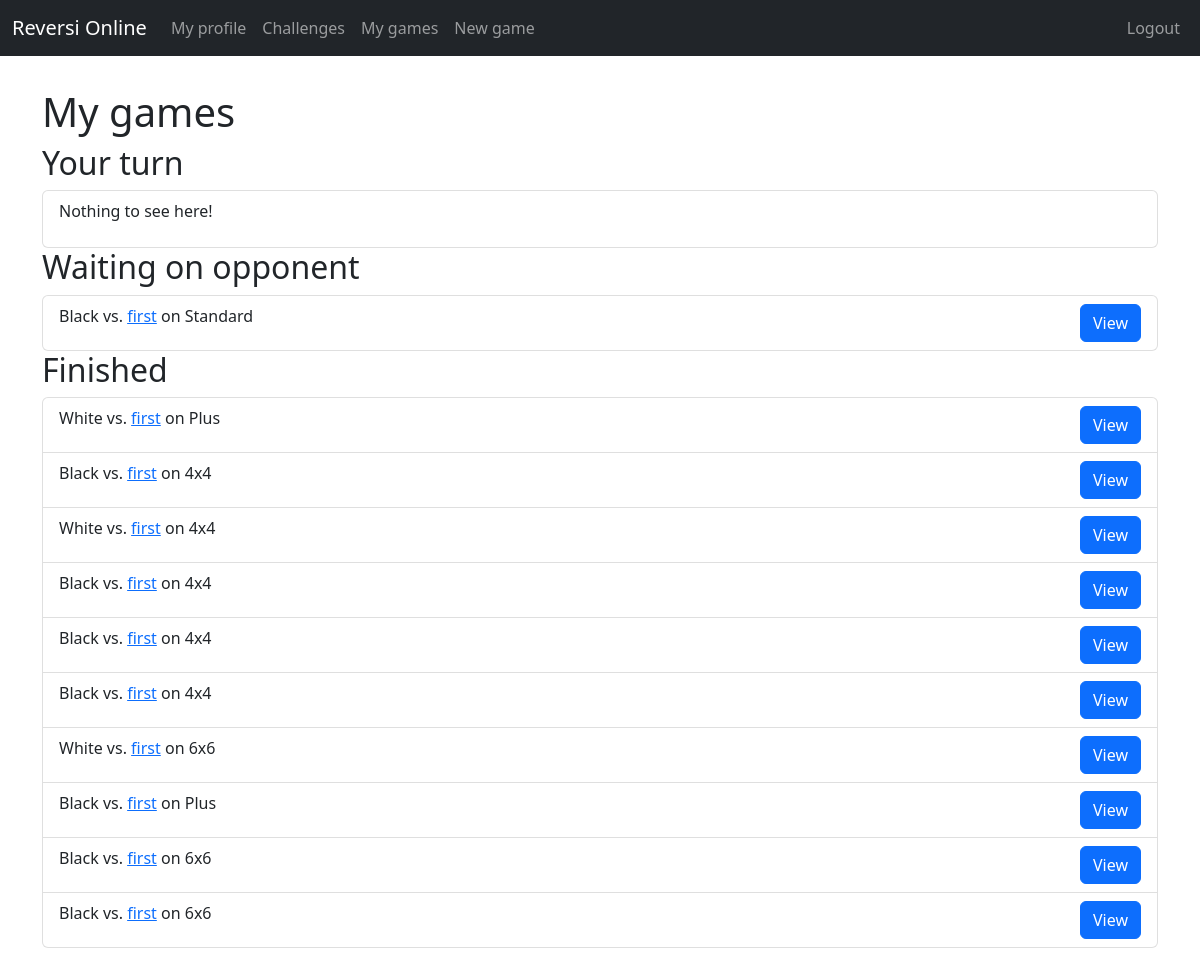
Page /game/my_games (signed in) on the earlier database version.
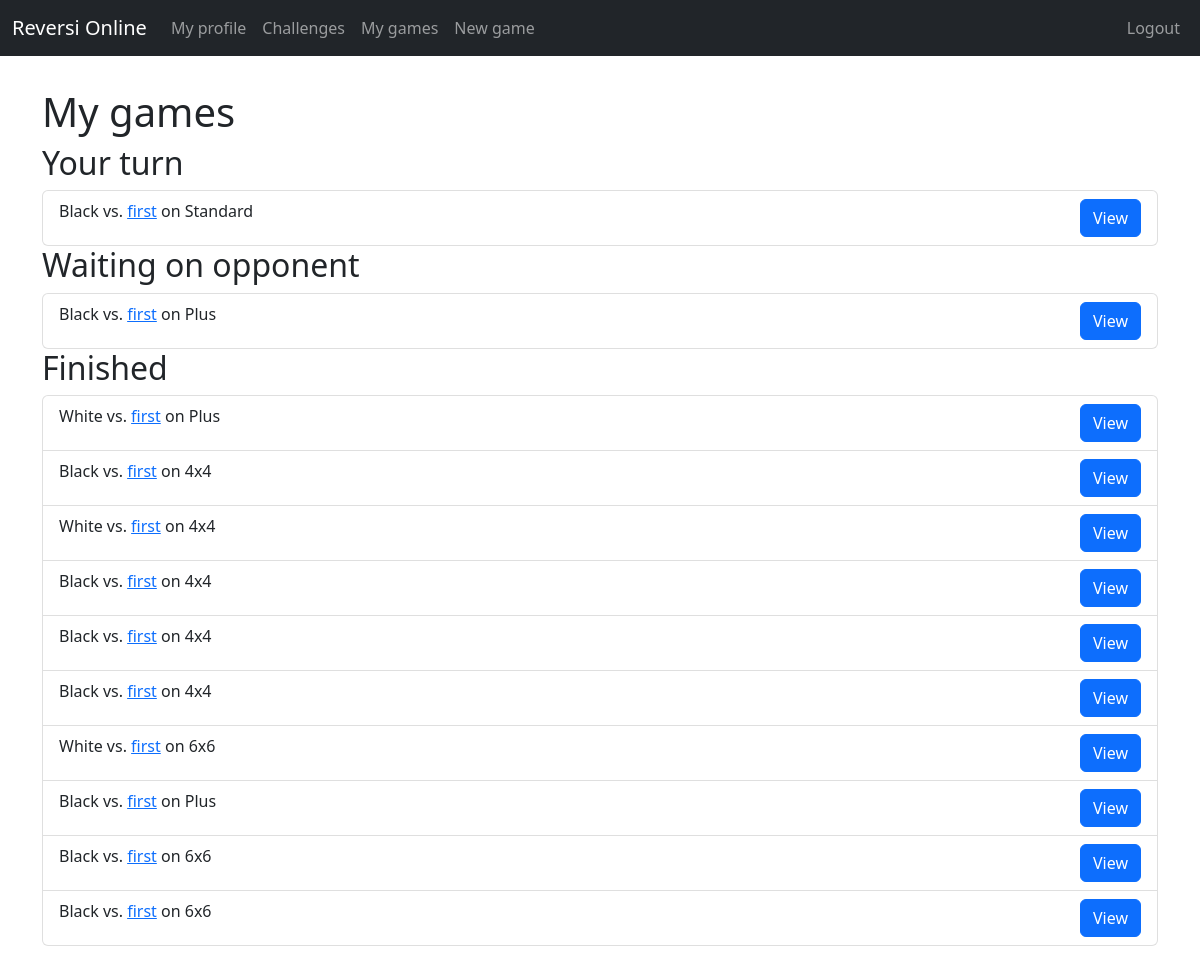
Same page on the later database version.
### game/models.py (models this page shows, shortened)
class Game(models.Model):
    first_player = models.ForeignKey(User, on_delete=models.CASCADE, related_name='first_player_in')
    second_player = models.ForeignKey(User, null=True, on_delete=models.CASCADE, related_name='second_player_in')
    first_player_is_X = models.BooleanField(default=True)
    first_players_turn = models.BooleanField(default=True)
    board_name = models.CharField(max_length=50)
    board_string = models.CharField(max_length=1056)
    open_game = models.BooleanField(default=False)
    game_started = models.BooleanField(default=False)
    game_ended = models.BooleanField(default=False)
    winner = models.CharField(max_length=1, null=True)
    elo_transferred = models.IntegerField(null=True)
    most_recent_move = models.DateTimeField(auto_now_add=True)

### game/views.py (the view)
# urls.py: path('my_games', views.my_games, name="my_games"),
@login_required
def my_games(req):
    my_turn = get_game_data(Game.objects.filter(game_started=True, game_ended=False).filter(Q(first_players_turn=True, first_player=req.user) | Q(first_players_turn=False, second_player=req.user)).order_by('-most_recent_move'), req.user)
    opp_turn = get_game_data(Game.objects.filter(game_started=True, game_ended=False).filter(Q(first_players_turn=True, second_player=req.user) | Q(first_players_turn=False, first_player=req.user)).order_by('-most_recent_move'), req.user)
    finshed = get_game_data(Game.objects.filter(game_ended=True).order_by('-most_recent_move'), req.user)
    ctx = {
        'my_turn': my_turn,
        'opp_turn': opp_turn,
        'finished': finshed,
    }
    return render(req, 'game/my_games.html', ctx)

### game/views.py (called while the page is built)
def get_game_data(game_list, user):
    role = []
    opponent = []
    for game in game_list:
        if user == game.first_player:
            opponent.append(game.second_player)
            role.append("White")
        else:
            opponent.append(game.first_player)
            role.append("Black")
    return zip(game_list, role, opponent)

### game/templates/game/my_games.html (shortened to what this page needs)
{% extends 'base/base.html' %}
{% block body %}
<h1>My games</h1>
<h2>Your turn</h2>
{% include 'base/game_list.html' with games=my_turn %}
<h2>Waiting on opponent</h2>
{% include 'base/game_list.html' with games=opp_turn %}
<h2>Finished</h2>
{% include 'base/game_list.html' with games=finished %}
{% endblock %}

### base/templates/base/game_list.html
<ul class="list-group">
    {% for game_data in games %}
    <li class="list-group-item">
        <span class="float-start">
            {{ game_data.1 }} vs. <a href="{% url 'base:profile' game_data.2 %}">{{ game_data.2 }}</a> on {{ game_data.0.board_name }}
        </span>
        <a href="{% url 'game:view_game' game_data.0.id %}" class="btn btn-primary float-end" style="margin-left: 10vw">View</a>
    </li>
    {% empty %}
    <li class="list-group-item">
        <p>Nothing to see here!</p>
    </li>
    {% endfor %}
</ul>

Differences in the rows shown:
added Game: game_data "Black", username "first", board_name "Plus"
Other differences:
text no longer shown: "Nothing to see here!"
